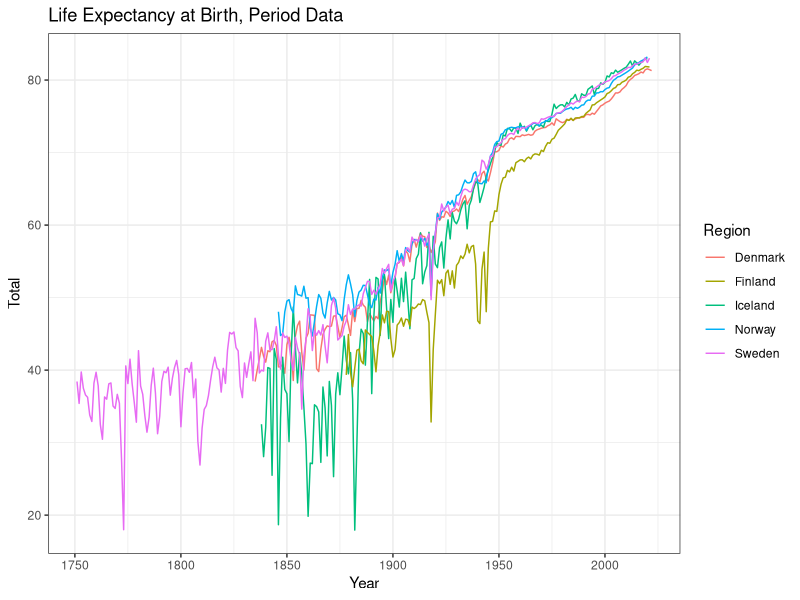
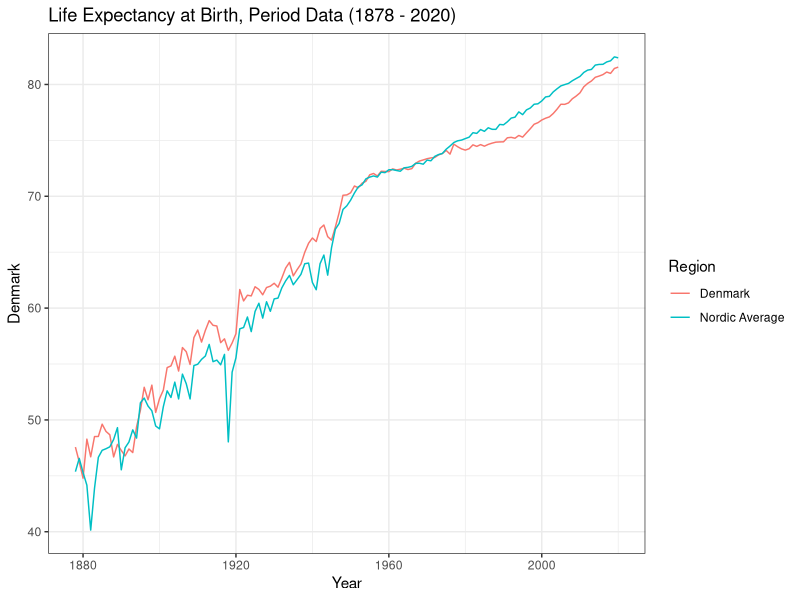
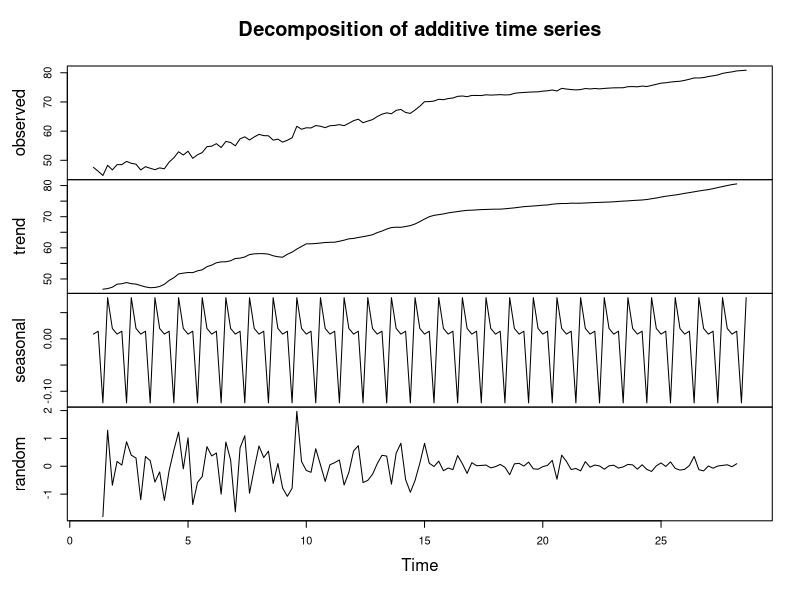
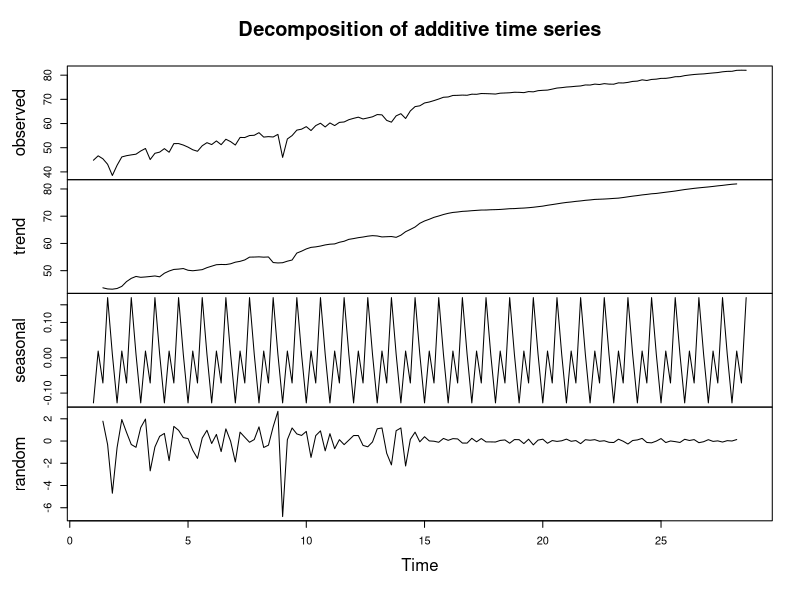
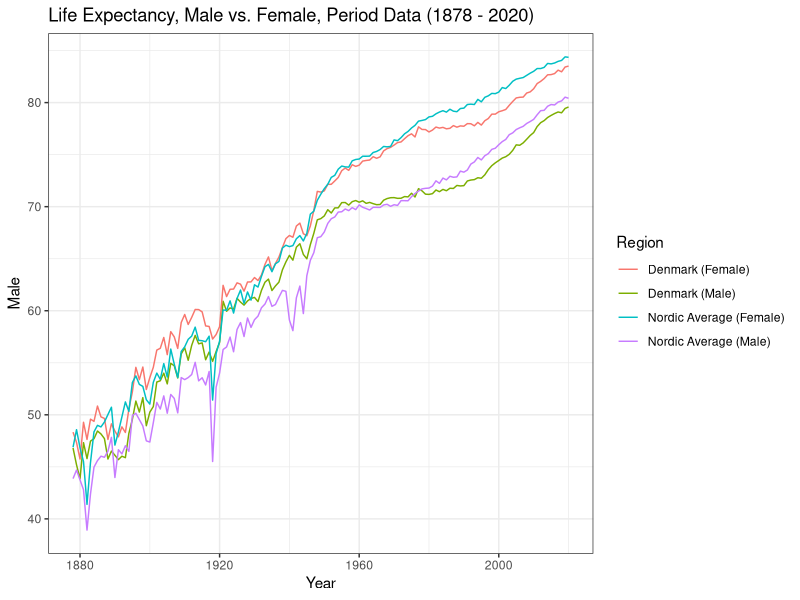
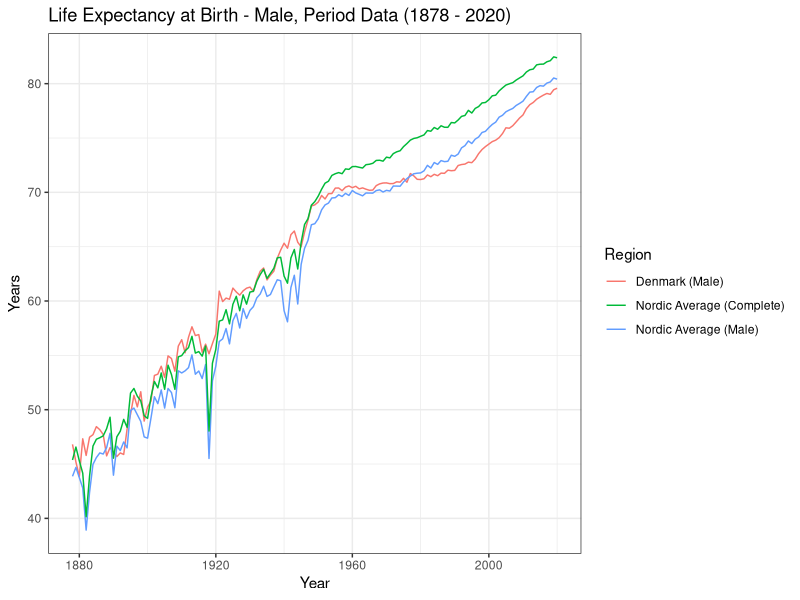
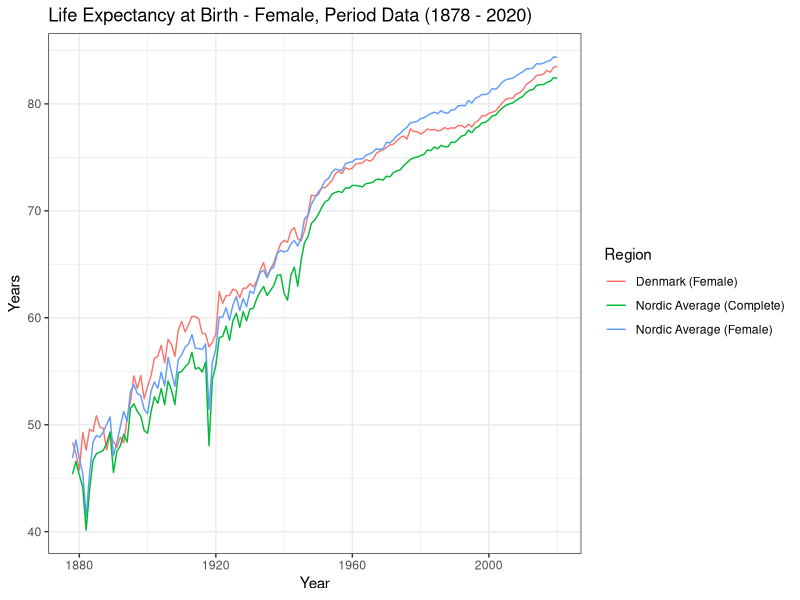
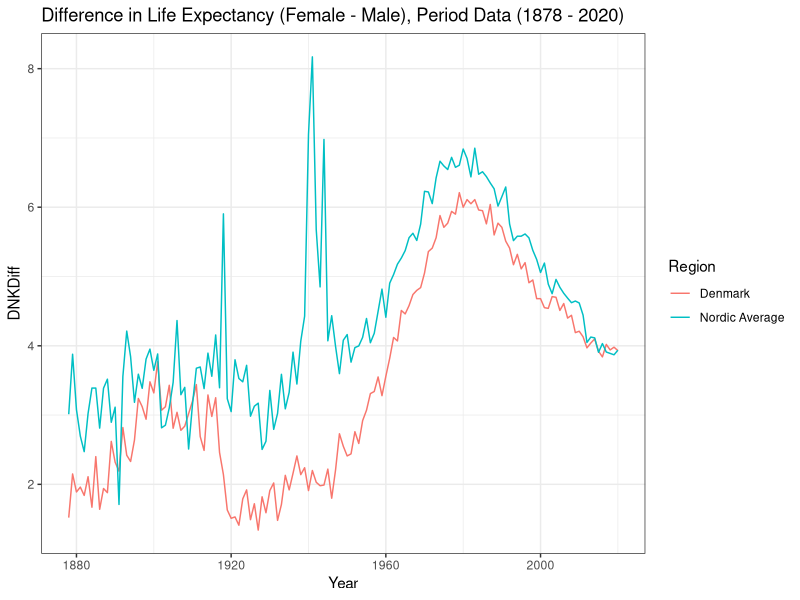

The R source for these figures, in order:
## ---- chunk 1
library(ggplot2)
library(ggpubr)
options(scipen = 1000)
## ---- chunk 2
DNK <- read.table('DNKexpPer.txt', skip = 2, header = T) 
SWE <- read.table('SWEexpPer.txt', skip = 2, header = T) 
FIN <- read.table('FINexpPer.txt', skip = 2, header = T) 
ISL <- read.table('ISLexpPer.txt', skip = 2, header = T) 
NOR <- read.table('NORexpPer.txt', skip = 2, header = T)
## ---- chunk 3
ggplot() + 
  geom_line(data = DNK, mapping = aes(x = Year, y = Total, color = "Denmark")) + 
  geom_line(data = ISL, mapping = aes(x = Year, y = Total, color = "Iceland")) + 
  geom_line(data = NOR, mapping = aes(x = Year, y = Total, color = "Norway")) + 
  geom_line(data = SWE, mapping = aes(x = Year, y = Total, color = "Sweden")) + 
  geom_line(data = FIN, mapping = aes(x = Year, y = Total, color = "Finland")) + 
    labs(colour = "Region") + theme_bw() + 
  ggtitle("Life Expectancy at Birth, Period Data")
  
## ---- chunk 4
start = 1878
end = 2020

DNK <- DNK[DNK$Year >= 1878 & DNK$Year <= 2020,]
SWE <- SWE[SWE$Year >= 1878 & SWE$Year <= 2020,]
FIN <- FIN[FIN$Year >= 1878 & FIN$Year <= 2020,]
ISL <- ISL[ISL$Year >= 1878 & ISL$Year <= 2020,]
NOR <- NOR[NOR$Year >= 1878 & NOR$Year <= 2020,]
## ---- chunk 5
Nord = data.frame(Year = 1878:2020,
                  Denmark = DNK$Total, 
                  Finland = FIN$Total, 
                  Iceland = ISL$Total,
                  Norway = NOR$Total,
                  Sweden = SWE$Total)

Nord$Avg <- (Nord$Denmark + Nord$Finland + Nord$Iceland + Nord$Norway + Nord$Sweden)/5
Nord$AvgExclude <- (Nord$Finland + Nord$Iceland + Nord$Norway + Nord$Sweden)/4
## ---- chunk 6
ggplot(data = Nord) + 
  geom_line(mapping = aes(x = Year, y = Denmark, color = "Denmark")) + 
  geom_line(mapping = aes(x = Year, y = Avg, color = "Nordic Average")) + 
  labs(colour = "Region") + theme_bw() + 
  ggtitle("Life Expectancy at Birth, Period Data (1878 - 2020)")
  
## ---- chunk 7
DNKSeries <- ts(data = Nord$Denmark, start = 1, end = 28.6, frequency = 5)

decompDNK <- decompose(DNKSeries)

plot(decompDNK)
## ---- chunk 8
NordSeries <- ts(data = Nord$AvgExclude, start = 1, end = 28.6, frequency = 5)

decompNord <- decompose(NordSeries)

plot(decompNord)
## ---- chunk 9
Nord$MaleAvg <- (DNK$Male + NOR$Male + ISL$Male + SWE$Male + FIN$Male)/5
Nord$FemaleAvg <- (DNK$Female + NOR$Female + ISL$Female + SWE$Female + FIN$Female)/5
## ---- chunk 10
ggplot() + 
  geom_line(data = DNK, mapping = aes(x = Year, y = Male, color = "Denmark (Male)")) + 
  geom_line(data = DNK, mapping = aes(x = Year, y = Female, color = "Denmark (Female)")) + 
  geom_line(data = Nord, mapping = aes(x = Year, y = MaleAvg, color = "Nordic Average (Male)")) + 
  geom_line(data = Nord, mapping = aes(x = Year, y = FemaleAvg, color = "Nordic Average (Female)")) + 
  labs(colour = "Region") + theme_bw() + 
  ggtitle("Life Expectancy, Male vs. Female, Period Data (1878 - 2020)")
## ---- chunk 11
ggplot(data = Nord) + 
  geom_line(data = DNK, mapping = aes(x = Year, y = Male, color = "Denmark (Male)")) + 
  geom_line(data = Nord, mapping = aes(x = Year, y = MaleAvg, color = "Nordic Average (Male)")) + 
  geom_line(data = Nord, mapping = aes(x = Year, y = Avg, color = "Nordic Average (Complete)")) + 
  labs(colour = "Region") + theme_bw() + ylab("Years") + 
  ggtitle("Life Expectancy at Birth - Male, Period Data (1878 - 2020)")
## ---- chunk 12
ggplot() + 
  geom_line(data = DNK, mapping = aes(x = Year, y = Female, color = "Denmark (Female)")) + 
  geom_line(data = Nord, mapping = aes(x = Year, y = FemaleAvg, color = "Nordic Average (Female)")) + 
  geom_line(data = Nord, mapping = aes(x = Year, y = Avg, color = "Nordic Average (Complete)")) + 
  labs(colour = "Region") + theme_bw() + ylab("Years") + 
  ggtitle("Life Expectancy at Birth - Female, Period Data (1878 - 2020)")
## ---- chunk 13
Nord$DNKDiff <- - DNK$Male + DNK$Female
Nord$SWEDiff <- - SWE$Male + SWE$Female
Nord$ISLDiff <- - ISL$Male + ISL$Female
Nord$NORDiff <- - NOR$Male + NOR$Female
Nord$FINDiff <- - FIN$Male + FIN$Female

Nord$DiffAvg <- (Nord$DNKDiff + Nord$NORDiff + Nord$ISLDiff + Nord$FINDiff + Nord$SWEDiff)/5
Nord$DiffAvgExclude <- (Nord$NORDiff + Nord$ISLDiff + Nord$FINDiff + Nord$SWEDiff)/4
## ---- chunk 14
ggplot(data = Nord) + 
  geom_line(mapping = aes(x = Year, y = DNKDiff, color = "Denmark")) + 
  geom_line(mapping = aes(x = Year, y = DiffAvg, color = "Nordic Average")) + 
  labs(colour = "Region") + theme_bw() + 
  ggtitle("Difference in Life Expectancy (Female - Male), Period Data (1878 - 2020)")
## ---- chunk 15
LTm<-read.table("mltper_1x1.txt", skip = 2, header = T) 
LTf<-read.table("fltper_1x1.txt", skip = 2, header = T) 
LTb<-read.table("bltper_1x1.txt", skip = 2, header = T) 

clean <- function(LT){
  LT$Age[LT$Age == "110+"] <- 110
  LT$Age <- as.numeric(LT$Age)
  LT$Year <- as.numeric(LT$Year)

  LT <- LT[LT$Year %in% seq(1880, 2020, 40),]
  
  return(LT)
}

LTm <- clean(LTm)
LTf <- clean(LTf)
LTb <- clean(LTb)

LifeTable<-function(qx){
  
  lx<-100000
  
  px<-1-qx
  
  for(y in 1:110){
    lx[y+1]<- lx[y] * px[y]
  }
  
  dx <- lx*qx
  
  Age<-0:110
  
  ALL<-data.frame(Age = Age, qx = qx,
                  lx = lx,dx = dx)
  
  return(ALL)
}
## ---- chunk 16
dnk1880 <- ggplot() + 
  geom_line(data = LTm[LTm$Year == 1880,], mapping = aes(x = Age, y = lx, color = "Male")) + 
  geom_line(data = LTf[LTf$Year == 1880,], mapping = aes(x = Age, y = lx, color = "Female")) + 
  geom_line(data = LTb[LTb$Year == 1880,], mapping = aes(x = Age, y = lx, color = "Complete")) + theme(legend.position = "none") + ggtitle(" ")
  #ggtitle("Survival Function, Denmark (1880)") 

dnk1920 <- ggplot() + 
  geom_line(data = LTm[LTm$Year == 1920,], mapping = aes(x = Age, y = lx, color = "Male")) + 
  geom_line(data = LTf[LTf$Year == 1920,], mapping = aes(x = Age, y = lx, color = "Female")) + 
  geom_line(data = LTb[LTb$Year == 1920,], mapping = aes(x = Age, y = lx, color = "Complete")) + theme(legend.position = "none") + ggtitle(" ")
  #ggtitle("Survival Function, Denmark (1920)") 

dnk1960 <- ggplot() + 
  geom_line(data = LTm[LTm$Year == 1960,], mapping = aes(x = Age, y = lx, color = "Male")) + 
  geom_line(data = LTf[LTf$Year == 1960,], mapping = aes(x = Age, y = lx, color = "Female")) + 
  geom_line(data = LTb[LTb$Year == 1960,], mapping = aes(x = Age, y = lx, color = "Complete")) + theme(legend.position = "none") + ggtitle(" ")
  #ggtitle("Survival Function, Denmark (1960)") 

dnk2000 <- ggplot() + 
  geom_line(data = LTm[LTm$Year == 2000,], mapping = aes(x = Age, y = lx, color = "Male")) + 
  geom_line(data = LTf[LTf$Year == 2000,], mapping = aes(x = Age, y = lx, color = "Female")) + 
  geom_line(data = LTb[LTb$Year == 2000,], mapping = aes(x = Age, y = lx, color = "Complete")) + theme(legend.position = "none") + ggtitle(" ")
  #ggtitle("Survival Function, Denmark (2000)") 

ggarrange(dnk1880, dnk1920, dnk1960, dnk2000, nrow = 2, ncol = 2, common.legend = TRUE, labels = c(1880, 1920, 1960, 2000), hjust = -1, font.label= c(size = 9), legend = "bottom")
## ---- chunk 17
ggplot(data = LTf) + 
  geom_line(mapping = aes(x = Age, y = lx, color = Year, group = Year)) + 
  scale_color_continuous(type = "viridis") + 
  ggtitle("Survival Function, Denmark (Female)") + 
  theme(legend.position = "none") + 
  geom_text(data = LTf[LTf$Age == 65,], aes(label = Year, x = Age, y = lx + 3000, color = Year))
## ---- chunk 18
ggplot(data = LTb) + 
  geom_line(mapping = aes(x = Age, y = lx, color = Year, group = Year)) + 
  scale_color_continuous(type = "viridis") + 
  ggtitle("Survival Function, Denmark") + 
  theme(legend.position = "none") + 
  geom_text(data = LTb[LTb$Age == 65,], aes(label = Year, x = Age, y = lx + 3000, color = Year))
## ---- chunk 19
ggplot(data = LTm) + 
  geom_line(mapping = aes(x = Age, y = lx, color = Year, group = Year)) + 
  scale_color_continuous(type = "viridis") + 
  ggtitle("Survival Function, Denmark (Male)") + 
  theme(legend.position = "none") + 
  geom_text(data = LTm[LTm$Age == 65,], aes(label = Year, x = Age, y = lx + 3000, color = Year))
## ---- chunk 20
ggplot()+
  geom_line(LTm, mapping = aes(x=Age,y=qx, color = Year, group = Year))+
  scale_y_continuous(trans = "log10")+
  labs(x = "Age",y="qx")+theme_bw() + 
  theme(legend.position = "none") + 
  scale_color_continuous(type = "viridis") +
  geom_text(data = LTm[LTm$Age == 10,], aes(label = Year, x = Age, y = qx, color = Year)) + ylab("Probability of Death") + 
  ggtitle("Distribution of Deaths, Denmark (Male)")
## ---- chunk 21
ggplot()+
  geom_line(LTf, mapping = aes(x=Age,y=qx, color = Year, group = Year))+
  scale_y_continuous(trans = "log10")+
  labs(x = "Age",y="qx")+theme_bw() + 
  theme(legend.position = "none") + 
  scale_color_continuous(type = "viridis") +
  geom_text(data = LTf[LTf$Age == 5,], aes(label = Year, x = Age, y = qx, color = Year)) + ylab("Probability of Death") + 
  ggtitle("Distribution of Deaths, Denmark (Female)")
## ---- chunk 22
ggplot()+
  geom_line(LTb, mapping = aes(x=Age,y=qx, color = Year, group = Year))+
  scale_y_continuous(trans = "log10")+
  labs(x = "Age",y="qx")+theme_bw() + 
  theme(legend.position = "none") + 
  scale_color_continuous(type = "viridis") +
  geom_text(data = LTb[LTb$Age == 8,], aes(label = Year, x = Age, y = qx, color = Year)) + 
  ggtitle("Distribution of Deaths, Denmark")
